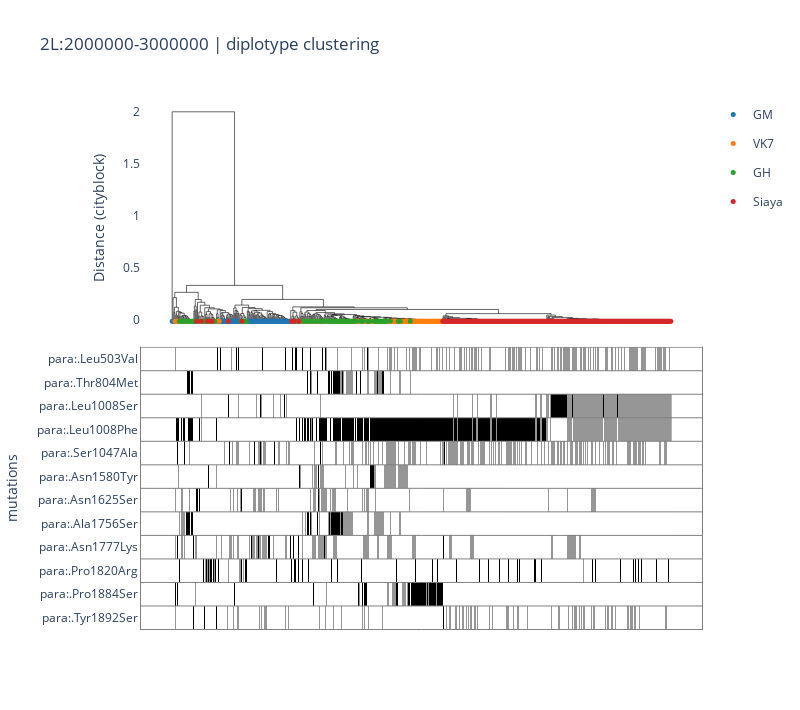

The code cell stored with this chart in its notebook:
### Code cell
plot_diplotype_clustering(
    vcf_path=vcf_path,
    vcf_annot_path=vcf_annot_path, 
    region="2L:2000000-3000000", 
    df_samples=None, 
    distance_metric=distance_metric, 
    leaf_color=leaf_color, 
    non_synonymous=True, 
    snp_filter_min_maf=0.05
    )

### Figure 1 — Plotly figure (JSON) as saved in the notebook; plotly's stock layout.template omitted (floating-point values rounded to 4 significant figures; data arrays with more than 128 entries replaced by an {"elided": "..."} marker saying what was removed)
{"data": [{"hovertemplate": "x=%{x}<br>y=%{y}<extra></extra>", "legendgroup": "", "line": {"color": "black", "dash": "solid", "width": 0.6}, "marker": {"size": 5, "symbol": "circle"}, "mode": "lines", "name": "", "orientation": "v", "showlegend": false, "type": "scatter", "x": {"elided": "2755 float values"}, "xaxis": "x", "y": {"elided": "2755 float values"}, "yaxis": "y"}, {"customdata": {"elided": "96x3 str values"}, "hovertemplate": "<b>%{hovertext}</b><br><br>location=%{customdata[0]}<br>x=%{x}<br>y=%{y}<br>taxon=%{customdata[1]}<br>sample_id=%{customdata[2]}<extra></extra>", "hovertext": ["GM_08", "GM_93", "GM_72", "GM_80", "GM_49", "GM_84", "GM_31", "GM_01", "GM_07", "GM_25", "GM_02", "GM_10", "GM_43", "GM_96", "GM_17", "GM_52", "GM_76", "GM_09", "GM_70", "GM_03", "GM_86", "GM_27", "GM_14", "GM_21", "GM_23", "GM_62", "GM_06", "GM_73", "GM_66", "GM_36", "GM_41", "GM_87", "GM_57", "GM_55", "GM_74", "GM_61", "GM_48", "GM_12", "GM_42", "GM_16", "GM_90", "GM_56", "GM_65", "GM_69", "GM_35", "GM_32", "GM_83", "GM_53", "GM_59", "GM_20", "GM_38", "GM_58", "GM_68", "GM_30", "GM_60", "GM_19", "GM_26", "GM_13", "GM_63", "GM_92", "GM_44", "GM_46", "GM_47", "GM_82", "GM_11", "GM_67", "GM_81", "GM_78", "GM_95", "GM_24", "GM_75", "GM_45", "GM_29", "GM_64", "GM_85", "GM_91", "GM_89", "GM_22", "GM_88", "GM_05", "GM_37", "GM_40", "GM_50", "GM_04", "GM_51", "GM_18", "GM_28", "GM_15", "GM_34", "GM_94", "GM_79", "GM_71", "GM_39", "GM_54", "GM_77", "GM_33"], "legendgroup": "GM", "line": {"color": "black", "width": 0.6}, "marker": {"color": "#1F77B4", "size": 5, "symbol": "circle"}, "mode": "markers", "name": "GM", "orientation": "v", "showlegend": true, "type": "scatter", "x": [0, 1, 2, 7, 24, 25, 26, 28, 30, 36, 37, 49, 50, 51, 53, 54, 55, 56, 57, 58, 59, 60, 61, 63, 64, 65, 66, 67, 68, 69, 70, 71, 72, 73, 74, 75, 78, 83, 84, 85, 86, 87, 88, 89, 90, 91, 92, 93, 94, 95, 96, 97, 98, 99, 100, 101, 102, 103, 104, 105, 106, 107, 108, 109, 110, 111, 112, 113, 114, 115, 116, 117, 118, 119, 120, 121, 122, 123, 124, 125, 126, 127, 128, 129, 130, 131, 134, 138, 141, 142, 146, 154, 157, 158, 159, 168], "xaxis": "x", "y": [-0.01, -0.01, -0.01, -0.01, -0.01, -0.01, -0.01, -0.01, -0.01, -0.01, -0.01, -0.01, -0.01, -0.01, -0.01, -0.01, -0.01, -0.01, -0.01, -0.01, -0.01, -0.01, -0.01, -0.01, -0.01, -0.01, -0.01, -0.01, -0.01, -0.01, -0.01, -0.01, -0.01, -0.01, -0.01, -0.01, -0.01, -0.01, -0.01, -0.01, -0.01, -0.01, -0.01, -0.01, -0.01, -0.01, -0.01, -0.01, -0.01, -0.01, -0.01, -0.01, -0.01, -0.01, -0.01, -0.01, -0.01, -0.01, -0.01, -0.01, -0.01, -0.01, -0.01, -0.01, -0.01, -0.01, -0.01, -0.01, -0.01, -0.01, -0.01, -0.01, -0.01, -0.01, -0.01, -0.01, -0.01, -0.01, -0.01, -0.01, -0.01, -0.01, -0.01, -0.01, -0.01, -0.01, -0.01, -0.01, -0.01, -0.01, -0.01, -0.01, -0.01, -0.01, -0.01, -0.01], "yaxis": "y"}, {"customdata": {"elided": "96x3 str values"}, "hovertemplate": "<b>%{hovertext}</b><br><br>location=%{customdata[0]}<br>x=%{x}<br>y=%{y}<br>taxon=%{customdata[1]}<br>sample_id=%{customdata[2]}<extra></extra>", "hovertext": ["VK7_alive_31", "VK7_dead_32", "VK7_dead_10_dil", "VK7_dead_22_dil", "VK7_alive_21", "VK7_alive_27", "VK7_alive_29", "VK7_alive_01", "VK7_alive_39", "VK7_dead_04_dil", "VK7_dead_28_dil", "VK7_alive_13", "VK7_Negative", "VK7_dead_34_dil", "VK7_alive_23", "VK7_alive_05", "VK7_alive_03", "VK7_alive_02", "VK7_alive_33", "VK7_dead_25", "VK7_alive_17", "VK7_dead_16_dil", "VK7_alive_07", "VK7_alive_25", "VK7_alive_11", "VK7_alive_09", "VK7_dead_01", "VK7_dead_40", "VK7_dead_13", "VK7_dead_35", "VK7_dead_14", "VK7_dead_17", "VK7_alive_14", "VK7_dead_23", "VK7_dead_22", "VK7_alive_46", "VK7_alive_37", "VK7_alive_06", "VK7_dead_16", "VK7_alive_38", "VK7_alive_16", "VK7_dead_12", "VK7_dead_20", "VK7_dead_18", "VK7_alive_24", "VK7_alive_22", "VK7_alive_18", "VK7_dead_03", "VK7_dead_04", "VK7_alive_40", "VK7_alive_43", "VK7_alive_45", "VK7_alive_44", "VK7_alive_36", "VK7_alive_20", "VK7_dead_15", "VK7_dead_05", "VK7_alive_10", "VK7_dead_27", "VK7_dead_42", "VK7_dead_09", "VK7_alive_04", "VK7_dead_30", "VK7_dead_26", "VK7_dead_19", "VK7_dead_10", "VK7_dead_11", "VK7_alive_35", "VK7_alive_32", "VK7_dead_24", "VK7_dead_21", "VK7_alive_15", "VK7_alive_12", "VK7_alive_08", "VK7_dead_02", "VK7_dead_07", "VK7_alive_47", "VK7_dead_41", "VK7_dead_39", "VK7_dead_38", "VK7_alive_42", "VK7_alive_41", "VK7_dead_37", "VK7_dead_36", "VK7_dead_34", "VK7_dead_33", "VK7_alive_34", "VK7_dead_31", "VK7_dead_29", "VK7_dead_28", "VK7_alive_30", "VK7_alive_28", "VK7_alive_26", "VK7_alive_19", "VK7_dead_06", "VK7_dead_08"], "legendgroup": "VK7", "line": {"color": "black", "width": 0.6}, "marker": {"color": "#FF7F0E", "size": 5, "symbol": "circle"}, "mode": "markers", "name": "VK7", "orientation": "v", "showlegend": true, "type": "scatter", "x": [3, 4, 5, 6, 9, 15, 20, 31, 33, 40, 45, 48, 52, 137, 143, 145, 148, 150, 152, 156, 161, 162, 167, 170, 171, 201, 204, 205, 206, 207, 210, 212, 213, 214, 215, 219, 220, 221, 222, 234, 238, 239, 240, 242, 243, 244, 245, 246, 247, 248, 249, 253, 254, 255, 256, 257, 258, 259, 260, 261, 262, 264, 265, 266, 267, 268, 269, 270, 271, 272, 273, 274, 275, 276, 277, 278, 279, 280, 281, 282, 283, 284, 285, 286, 287, 288, 289, 290, 291, 292, 293, 294, 295, 296, 297, 298], "xaxis": "x", "y": [-0.01, -0.01, -0.01, -0.01, -0.01, -0.01, -0.01, -0.01, -0.01, -0.01, -0.01, -0.01, -0.01, -0.01, -0.01, -0.01, -0.01, -0.01, -0.01, -0.01, -0.01, -0.01, -0.01, -0.01, -0.01, -0.01, -0.01, -0.01, -0.01, -0.01, -0.01, -0.01, -0.01, -0.01, -0.01, -0.01, -0.01, -0.01, -0.01, -0.01, -0.01, -0.01, -0.01, -0.01, -0.01, -0.01, -0.01, -0.01, -0.01, -0.01, -0.01, -0.01, -0.01, -0.01, -0.01, -0.01, -0.01, -0.01, -0.01, -0.01, -0.01, -0.01, -0.01, -0.01, -0.01, -0.01, -0.01, -0.01, -0.01, -0.01, -0.01, -0.01, -0.01, -0.01, -0.01, -0.01, -0.01, -0.01, -0.01, -0.01, -0.01, -0.01, -0.01, -0.01, -0.01, -0.01, -0.01, -0.01, -0.01, -0.01, -0.01, -0.01, -0.01, -0.01, -0.01, -0.01], "yaxis": "y"}, {"customdata": {"elided": "96x3 str values"}, "hovertemplate": "<b>%{hovertext}</b><br><br>location=%{customdata[0]}<br>x=%{x}<br>y=%{y}<br>taxon=%{customdata[1]}<br>sample_id=%{customdata[2]}<extra></extra>", "hovertext": ["GH_23", "GH_68", "GH_22", "GH_13", "GH_66", "GH_28", "GH_12", "GH_77", "GH_82", "GH_49", "GH_85", "GH_74", "GH_75", "GH_65_low_vol", "GH_07", "GH_36", "GH_09", "GH_94", "GH_Negative", "GH_84", "GH_92", "GH_89", "GH_08", "GH_48", "GH_24", "GH_72", "GH_03", "GH_60", "GH_05", "GH_04", "GH_02", "GH_31", "GH_47", "GH_87", "GH_90", "GH_41", "GH_59", "GH_39", "GH_35", "GH_56", "GH_15", "GH_16", "GH_10", "GH_32", "GH_71", "GH_58", "GH_67", "GH_44", "GH_52", "GH_21", "GH_29", "GH_51", "GH_64", "GH_69", "GH_83", "GH_17", "GH_93", "GH_63", "GH_38", "GH_25", "GH_54", "GH_19", "GH_26", "GH_70", "GH_33", "GH_95", "GH_50", "GH_62", "GH_14", "GH_42", "GH_18", "GH_46", "GH_11", "GH_20", "GH_01", "GH_30", "GH_80_low_vol", "GH_06", "GH_27", "GH_57", "GH_53", "GH_34", "GH_43", "GH_91", "GH_86", "GH_76", "GH_37", "GH_73", "GH_88", "GH_78", "GH_81", "GH_55", "GH_40_low_vol", "GH_61", "GH_79", "GH_45"], "legendgroup": "GH", "line": {"color": "black", "width": 0.6}, "marker": {"color": "#2CA02C", "size": 5, "symbol": "circle"}, "mode": "markers", "name": "GH", "orientation": "v", "showlegend": true, "type": "scatter", "x": [8, 10, 11, 12, 13, 14, 16, 17, 18, 19, 21, 22, 23, 29, 34, 35, 38, 41, 42, 46, 47, 76, 79, 80, 81, 82, 136, 139, 144, 147, 149, 151, 153, 155, 160, 163, 164, 165, 166, 169, 172, 173, 174, 175, 176, 177, 178, 179, 180, 181, 182, 183, 184, 185, 186, 187, 188, 189, 190, 191, 192, 193, 194, 195, 196, 197, 198, 199, 200, 202, 203, 208, 209, 211, 216, 217, 218, 223, 224, 225, 226, 227, 228, 229, 230, 231, 232, 233, 235, 236, 237, 241, 250, 251, 252, 263], "xaxis": "x", "y": [-0.01, -0.01, -0.01, -0.01, -0.01, -0.01, -0.01, -0.01, -0.01, -0.01, -0.01, -0.01, -0.01, -0.01, -0.01, -0.01, -0.01, -0.01, -0.01, -0.01, -0.01, -0.01, -0.01, -0.01, -0.01, -0.01, -0.01, -0.01, -0.01, -0.01, -0.01, -0.01, -0.01, -0.01, -0.01, -0.01, -0.01, -0.01, -0.01, -0.01, -0.01, -0.01, -0.01, -0.01, -0.01, -0.01, -0.01, -0.01, -0.01, -0.01, -0.01, -0.01, -0.01, -0.01, -0.01, -0.01, -0.01, -0.01, -0.01, -0.01, -0.01, -0.01, -0.01, -0.01, -0.01, -0.01, -0.01, -0.01, -0.01, -0.01, -0.01, -0.01, -0.01, -0.01, -0.01, -0.01, -0.01, -0.01, -0.01, -0.01, -0.01, -0.01, -0.01, -0.01, -0.01, -0.01, -0.01, -0.01, -0.01, -0.01, -0.01, -0.01, -0.01, -0.01, -0.01, -0.01], "yaxis": "y"}, {"customdata": {"elided": "264x3 str values"}, "hovertemplate": "<b>%{hovertext}</b><br><br>location=%{customdata[0]}<br>x=%{x}<br>y=%{y}<br>taxon=%{customdata[1]}<br>sample_id=%{customdata[2]}<extra></extra>", "hovertext": {"elided": "264 str values"}, "legendgroup": "Siaya", "line": {"color": "black", "width": 0.6}, "marker": {"color": "#D62728", "size": 5, "symbol": "circle"}, "mode": "markers", "name": "Siaya", "orientation": "v", "showlegend": true, "type": "scatter", "x": {"elided": "264 int values"}, "xaxis": "x", "y": {"elided": "264 float values"}, "yaxis": "y"}, {"colorscale": [[0, "rgb(255,255,255)"], [0.125, "rgb(240,240,240)"], [0.25, "rgb(217,217,217)"], [0.375, "rgb(189,189,189)"], [0.5, "rgb(150,150,150)"], [0.625, "rgb(115,115,115)"], [0.75, "rgb(82,82,82)"], [0.875, "rgb(37,37,37)"], [1, "rgb(0,0,0)"]], "showlegend": false, "showscale": false, "type": "heatmap", "xaxis": "x2", "y": ["para:.Tyr1892Ser", "para:.Pro1884Ser", "para:.Pro1820Arg", "para:.Asn1777Lys", "para:.Ala1756Ser", "para:.Asn1625Ser", "para:.Asn1580Tyr", "para:.Ser1047Ala", "para:.Leu1008Phe", "para:.Leu1008Ser", "para:.Thr804Met", "para:.Leu503Val"], "yaxis": "y2", "z": {"elided": "12x552 int values"}}], "layout": {"height": 710, "hovermode": "closest", "plot_bgcolor": "white", "shapes": [{"line": {"color": "grey", "width": 1}, "type": "line", "x0": 0, "x1": 1, "xref": "x2 domain", "y0": -0.5, "y1": -0.5, "yref": "y2"}, {"line": {"color": "grey", "width": 1}, "type": "line", "x0": 0, "x1": 1, "xref": "x2 domain", "y0": 0.5, "y1": 0.5, "yref": "y2"}, {"line": {"color": "grey", "width": 1}, "type": "line", "x0": 0, "x1": 1, "xref": "x2 domain", "y0": 1.5, "y1": 1.5, "yref": "y2"}, {"line": {"color": "grey", "width": 1}, "type": "line", "x0": 0, "x1": 1, "xref": "x2 domain", "y0": 2.5, "y1": 2.5, "yref": "y2"}, {"line": {"color": "grey", "width": 1}, "type": "line", "x0": 0, "x1": 1, "xref": "x2 domain", "y0": 3.5, "y1": 3.5, "yref": "y2"}, {"line": {"color": "grey", "width": 1}, "type": "line", "x0": 0, "x1": 1, "xref": "x2 domain", "y0": 4.5, "y1": 4.5, "yref": "y2"}, {"line": {"color": "grey", "width": 1}, "type": "line", "x0": 0, "x1": 1, "xref": "x2 domain", "y0": 5.5, "y1": 5.5, "yref": "y2"}, {"line": {"color": "grey", "width": 1}, "type": "line", "x0": 0, "x1": 1, "xref": "x2 domain", "y0": 6.5, "y1": 6.5, "yref": "y2"}, {"line": {"color": "grey", "width": 1}, "type": "line", "x0": 0, "x1": 1, "xref": "x2 domain", "y0": 7.5, "y1": 7.5, "yref": "y2"}, {"line": {"color": "grey", "width": 1}, "type": "line", "x0": 0, "x1": 1, "xref": "x2 domain", "y0": 8.5, "y1": 8.5, "yref": "y2"}, {"line": {"color": "grey", "width": 1}, "type": "line", "x0": 0, "x1": 1, "xref": "x2 domain", "y0": 9.5, "y1": 9.5, "yref": "y2"}, {"line": {"color": "grey", "width": 1}, "type": "line", "x0": 0, "x1": 1, "xref": "x2 domain", "y0": 10.5, "y1": 10.5, "yref": "y2"}, {"line": {"color": "grey", "width": 1}, "type": "line", "x0": 0, "x1": 1, "xref": "x2 domain", "y0": 11.5, "y1": 11.5, "yref": "y2"}], "title": {"text": "2L:2000000-3000000 | diplotype clustering"}, "width": 800, "xaxis": {"anchor": "y", "domain": [0, 1], "matches": "x2", "range": [0, 552], "showticklabels": false, "visible": false}, "xaxis2": {"anchor": "y2", "domain": [0, 1], "linecolor": "grey", "linewidth": 1, "mirror": true, "showline": true, "visible": false}, "yaxis": {"anchor": "x", "domain": [0.5545, 1], "title": {"text": "Distance (cityblock)"}}, "yaxis2": {"anchor": "x2", "domain": [0, 0.5345], "linecolor": "grey", "linewidth": 1, "mirror": true, "showline": true, "title": {"text": "mutations"}}}}
